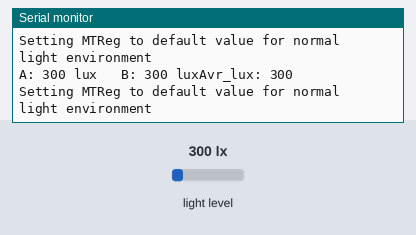
Recording of a sketch running on a simulated ESP32. Parts: the last lines printed to the serial monitor. The inputs (shaded band) are chosen by the test bench; at power-on: light level 300 lx.

Above: at 1.2 s.
1.3 s: light level set to 40 lx
At 2.5 s:
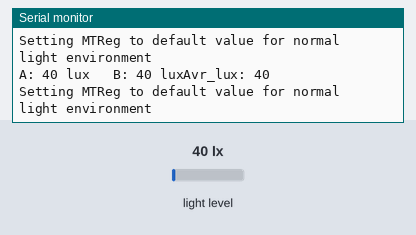
2.8 s: light level set to 500 lx
At 3.8 s:
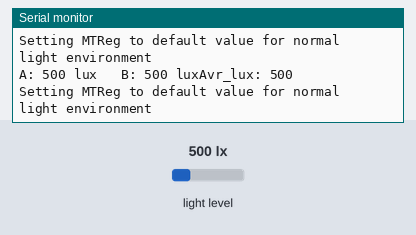
Timing chart, 0 to 5.8 s (numbered marks = the images above; inputs shaded):
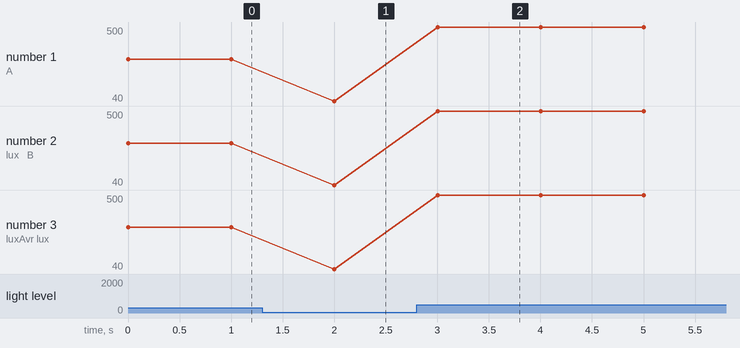

Measured:
- after the input at 1.3 s, the serial monitor: prints a new line after 0.70 s (image 1)
- after the input at 2.8 s, the serial monitor: prints a new line after 0.20 s (image 2)
- plotted number 1: 300 → 40 after the input at 1.3 s, 40 → 500 after the input at 2.8 s
- plotted number 2: 300 → 40 after the input at 1.3 s, 40 → 500 after the input at 2.8 s
- plotted number 3: 300 → 40 after the input at 1.3 s, 40 → 500 after the input at 2.8 s

The sketch:

test_lightSensor_RTOS.ino
```cpp
#include "BH1750.h"
#include "Wire.h"
#include <Ticker.h>

BH1750 bh1750_a;
BH1750 bh1750_b;

float light_level_a;
float light_level_b;
float lux;

/** Task handle for the light value read task */
TaskHandle_t TaskHandleLight = NULL;

/** Ticker for light reading */
Ticker lightTicker;

/** Flags for light readings finished */
bool gotNewLight = false;

/* Flag if main loop is running */
bool tasksEnabledLight = false;


float getLight(BH1750 sensorName) {
  float light_level;
  if (sensorName.measurementReady()) {
    light_level = sensorName.readLightLevel();
  }
  return light_level;
}

void TaskLight(void *pvParameters) {
	Serial.println("TaskLight loop started");
	while (1) //  loop
	{
		if (tasksEnabledLight && !gotNewLight) {
			light_level_a = getLight(bh1750_a);	// Read values from sensor a
			light_level_b = getLight(bh1750_b);	// Read values from sensor b
			gotNewLight = true;
		}
    // Got sleep again
		vTaskSuspend(NULL);
	}
}

void triggerGetLight() {
	if (TaskHandleLight != NULL) {
		 xTaskResumeFromISR(TaskHandleLight);
	}
}

void setup() {
  Serial.begin(115200);
  Wire.begin(18, 19);
  Wire1.begin(21, 22);
  bh1750_a.begin(BH1750::CONTINUOUS_HIGH_RES_MODE, 0x23, &Wire);
  bh1750_b.begin(BH1750::CONTINUOUS_HIGH_RES_MODE, 0x23, &Wire1);

  xTaskCreatePinnedToCore(
			TaskLight,											/* Function to implement the task */
			"Task Light ",									/* Name of the task */
			4000,													/* Stack size in words */
			NULL,													/* Task input parameter */
			4,														/* Priority of the task */
			&TaskHandleLight,							/* Task handle. */
			1);

  if (TaskHandleLight == NULL) {
		Serial.println("[ERROR] Failed to start task for light intensity update");
	} else {
		// Start update of light data every N seconds
		lightTicker.attach(1, triggerGetLight);
	}
	// Signal end of setup() to tasks
	tasksEnabledLight = true;
}

void loop() {
  if (gotNewLight) {

    Serial.printf("A: %.0f lux   B: %.0f lux",
                  light_level_a,
                  light_level_b);
    lux = (light_level_a + light_level_b) / 2;
    Serial.printf("Avr_lux: %.0f \n", lux);

    if (lux < 0) {
      Serial.println(F("Error condition detected"));
    }
    else {
      if (lux > 40000.0) {
        // reduce measurement time - needed in direct sun light
        if (bh1750_a.setMTreg(32)) {
          Serial.println(
              F("Setting MTReg to low value for high light environment"));
        }
        else {
          Serial.println(
              F("Error setting MTReg to low value for high light environment"));
        }
      }
      else {
        if (lux > 10.0) {
          // typical light environment
          if (bh1750_a.setMTreg(69)) {
            Serial.println(F(
                "Setting MTReg to default value for normal light environment"));
          }
          else {
            Serial.println(F("Error setting MTReg to default value for normal "
                            "light environment"));
          }
        }
        else {
          if (lux <= 10.0) {
            // very low light environment
            if (bh1750_a.setMTreg(138)) {
              Serial.println(
                  F("Setting MTReg to high value for low light environment"));
            }
            else {
              Serial.println(F("Error setting MTReg to high value for low "
                              "light environment"));
            }
          }
        }
      }
    }

    gotNewLight = false;
  }
}
```
